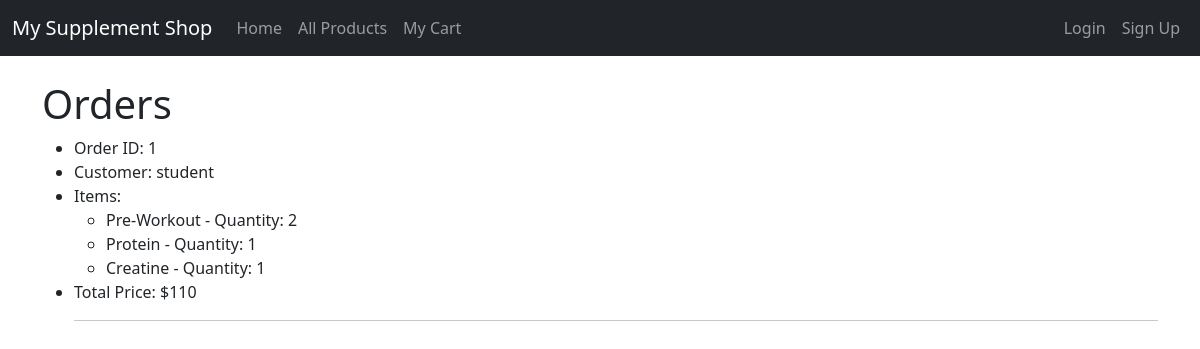
The app's page /orders/, older data.
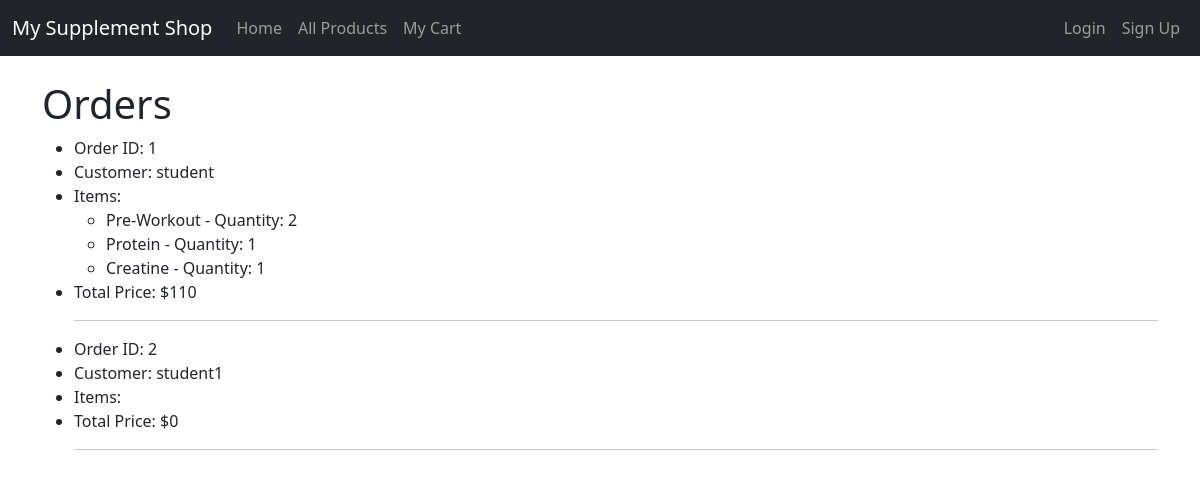
The same page, newer data.
### catalog/models.py (models this page shows, shortened)
class Cart(models.Model):
    user = models.ForeignKey(User, on_delete=models.CASCADE)
    created_at = models.DateTimeField(auto_now_add=True)
    def cart_items(self):
        return CartItem.objects.filter(cart=self)
    @property
    def total_price(self):
        return sum(item.total_price for item in self.cart_items())

class CartItem(models.Model):
    product = models.ForeignKey(Product, on_delete=models.CASCADE)
    cart = models.ForeignKey(Cart, on_delete=models.CASCADE)
    quantity = models.PositiveIntegerField(default=1)
    @property
    def total_price(self):
        return self.quantity * self.product.price

class Product(models.Model):
    name = models.CharField(max_length=200, help_text='Enter a product name')
    brand = models.CharField(max_length=100, default=' ')
    price = models.IntegerField()

### catalog/views.py (the view)
# urls.py: path('orders/', views.OrderListView.as_view(), name='order_list'),
class OrderListView(ListView):
    model = Cart
    template_name = 'catalog/order_list.html'
    context_object_name = 'orders'

### catalog/templates/catalog/order_list.html
{% extends "catalog/base.html" %}
{% block content %}
  <h1>Orders</h1>
  {% if orders %}
    <ul>
      {% for order in orders %}
        <li>Order ID: {{ order.id }}</li>
        <li>Customer: {{ order.user.username }}</li>
        <li>Items:</li>
        <ul>
          {% for item in order.cartitem_set.all %}
            <li>{{ item.product.name }} - Quantity: {{ item.quantity }}</li>
          {% endfor %}
        </ul>
        <li>Total Price: ${{ order.total_price }}</li>
        <hr>
      {% endfor %}
    </ul>
  {% else %}
    <p>No orders found.</p>
  {% endif %}
{% endblock %}

Row changes from the older to the newer data that the page shows:
added Cart: id "2", user.username "student1", total_price "0"
